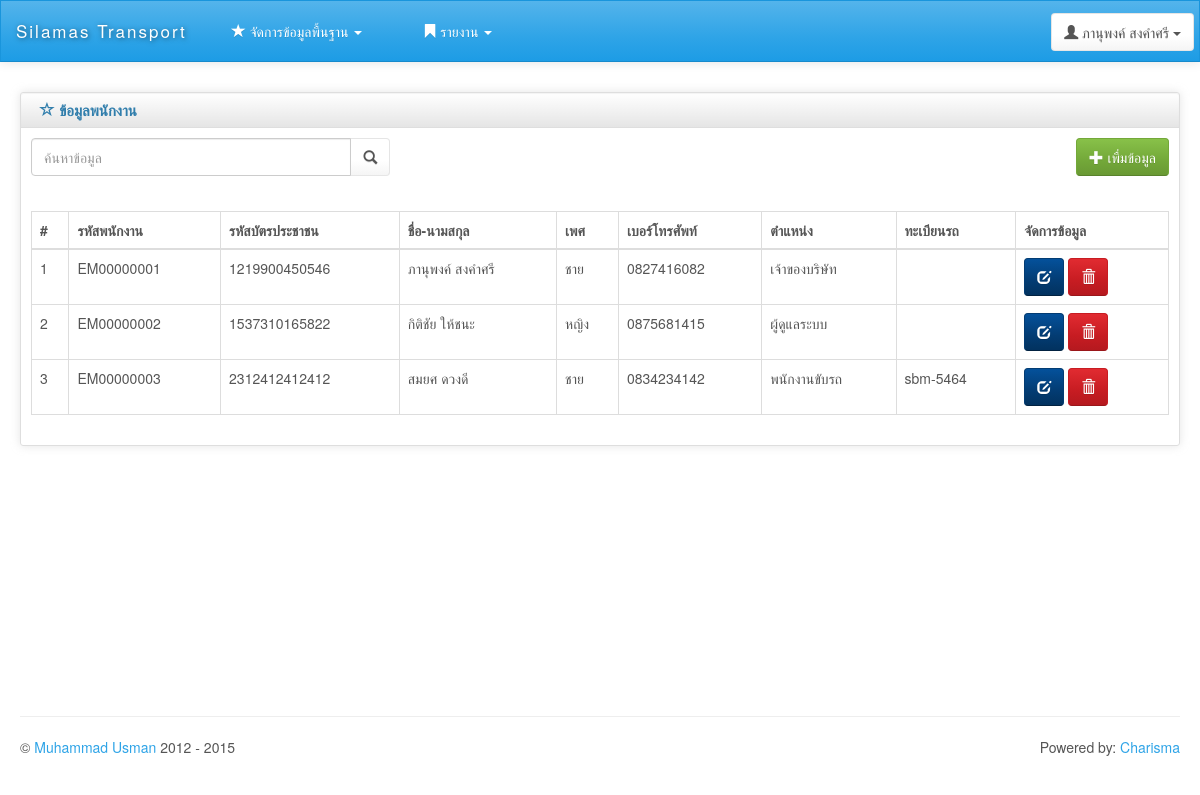
/employee_list.php (signed in), run on an earlier commit of the app's database.
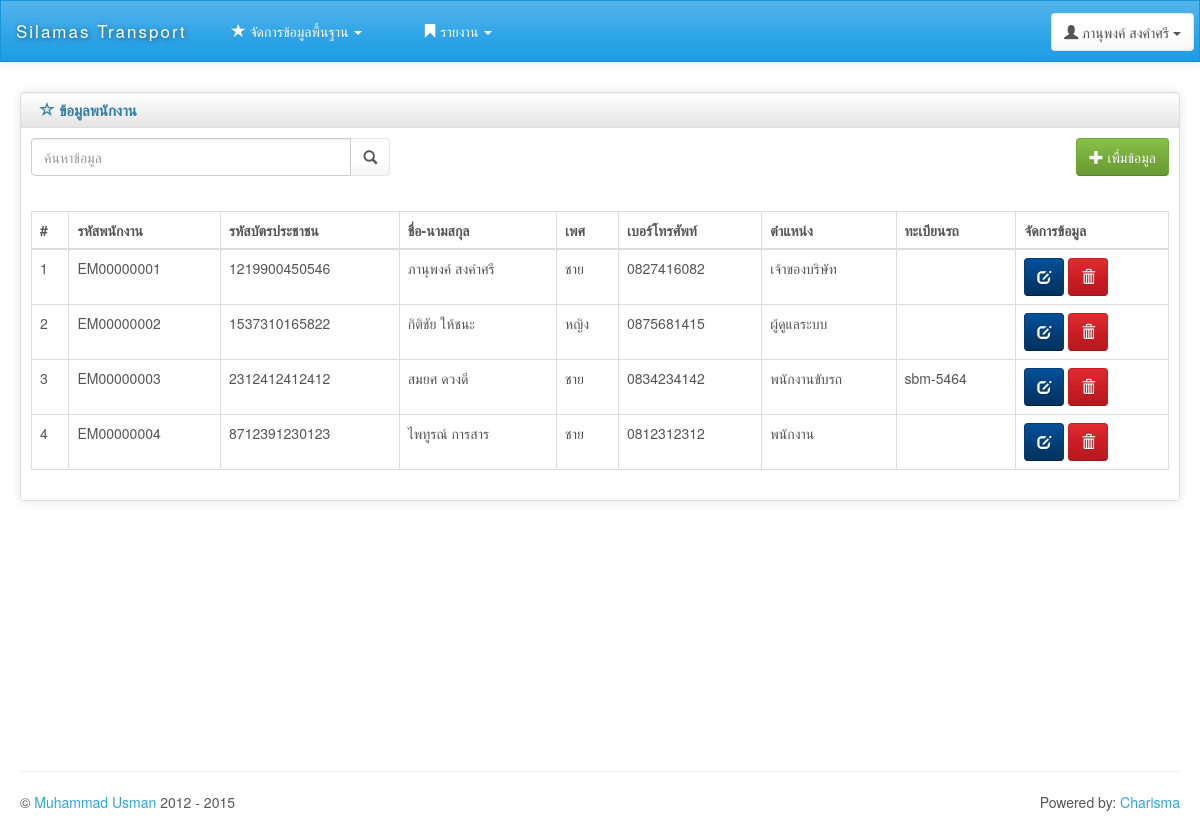
And on a later commit of the database.
### tables this page shows
CREATE TABLE `employee` (
  `Emp_id` char(10) NOT NULL,
  `Emp_card` varchar(13) DEFAULT NULL,
  `Emp_name` varchar(20) DEFAULT NULL,
  `Emp_sex` int(1) DEFAULT NULL,
  `Emp_tel` varchar(10) DEFAULT NULL,
  `Emp_pos` int(1) DEFAULT NULL,
  `Emp_user` varchar(20) DEFAULT NULL,
  `Emp_pass` varchar(10) DEFAULT NULL,
  `Car_id` varchar(10) DEFAULT NULL,
  PRIMARY KEY (`Emp_id`)
);

### employee_list.php (the view)
<?php include "head.php"; ?>
<div class="row">
    <div class="box col-md-12">
        <div class="box-inner">
            <div class="box-header well" data-original-title="">
                <h2><i class="glyphicon glyphicon-star-empty"></i> ข้อมูลพนักงาน</h2>
            </div>
            <div class="box-content">
                <div class="row">
                    <div class="col-md-4">
                        <form name="frmSearch" method="GET">
                            <div class="form-group input-group">
                                <input type="search" name="search" class="form-control" placeholder="ค้นหาข้อมูล">
                                <span class="input-group-btn">
                                    <button class="btn btn-default" type="submit"><span class="glyphicon glyphicon-search"></span></button>
                                </span>
                            </div>
                        </form>
                    </div>
                    <div class="col-md-8">
                        <div class="pull-right">
                            <a class="btn btn-success" href="employee_view.php">
                                <i class="glyphicon glyphicon-plus "></i> เพื่มข้อมูล
                            </a>
                        </div>
                    </div>
                </div><br>
                <div class="row">
                    <div class="col-md-12">
                        <table class="table table-bordered">
                            <thead>
                                <tr>
                                    <th>#</th>
                                    <th>รหัสพนักงาน</th>
                                    <th>รหัสบัตรประชาชน</th>
                                    <th>ชื่อ-นามสกุล</th>
                                    <th>เพศ</th>
                                    <th>เบอร์โทรศัพท์</th>
                                    <th>ตำแหน่ง</th>
                                    <th>ทะเบียนรถ</th>
                                    <th>จัดการข้อมูล</th>
                                </tr>
                            </thead>
                            <tbody>
                                <?php
                                $n = 0;
                                $sql = "select * from Employee where Emp_id like '%".$_GET['search']."%' or Emp_card like '%".$_GET['search']."%' or Emp_name like '%".$_GET['search']."%'  order by Emp_id asc";
                                $query = mysqli_query($connect, $sql);
                                $num = mysqli_num_rows($query);
                                if ($num > 0) {
                                    while ($array = mysqli_fetch_array($query)) {
                                        $n++;
                                        if ($array['Emp_sex'] == "0") {
                                            $sex = "ชาย";
                                        } elseif ($array['Emp_sex'] == "1") {
                                            $sex = "หญิง";
                                        }
                                        if ($array['Emp_pos'] == "0") {
                                            $pos = "เจ้าของบริษัท";
                                        } elseif ($array['Emp_pos'] == "1") {
                                            $pos = "ผู้ดูแลระบบ";
                                        } elseif ($array['Emp_pos'] == "2") {
                                            $pos = "พนักงาน";
                                        } elseif ($array['Emp_pos'] == "3") {
                                            $pos = "พนักงานขับรถ";
                                        } elseif ($array['Emp_pos'] == "4") {
                                            $pos = "พนักงานโอเปอเรเตอร์";
                                        }
                                        ?>
                                        <tr>
                                            <td><?= $n; ?></td>
                                            <td><?= $array['Emp_id'] ?></td>
                                            <td><?= $array['Emp_card'] ?></td>
                                            <td><?= $array['Emp_name'] ?></td>
                                            <td><?= $sex ?></td>
                                            <td><?= $array['Emp_tel'] ?></td>
                                            <td><?= $pos ?></td>
                                            <td><?= $array['Car_id'] ?></td>
                                            <td class="center">
                                                <a class="btn btn-info" href="employee_view.php?mode=edit&id=<?=$array['Emp_id']?>">
                                                    <i class="glyphicon glyphicon-edit"></i>
                                                </a>
                                                <a class="btn btn-danger" href="employee_save?mode=delete&id=<?=$array['Emp_id']?>" onclick="return confirm('คุณต้องการลบข้อมูลนี่ ? ')">
                                                    <i class="glyphicon glyphicon-trash"></i>
                                                </a>
                                            </td>
                                        </tr>
                                        <?php
                                    }
                                } else {
                                    ?>
                                    <tr>
                                        <th style="text-align: center;" colspan="9"> ไม่พบข้อมูล</th>
                                    </tr>
                                    <?php
                                }
                                ?>
                            </tbody>
                        </table>
                    </div>
                </div>
            </div>
        </div>
    </div>
</div>
<?php include "footer.php"; ?>

### head.php (shortened to what this page needs)
<?php
include "config.php";
?>
<!DOCTYPE html>
<html lang="en">
<head>
    <link id="bs-css" href="css/bootstrap-cerulean.min.css" rel="stylesheet">
    <link href="css/charisma-app.css" rel="stylesheet">
    <link href='bower_components/fullcalendar/dist/fullcalendar.css' rel='stylesheet'>
    <link href='bower_components/fullcalendar/dist/fullcalendar.print.css' rel='stylesheet' media='print'>
    <link href='bower_components/chosen/chosen.min.css' rel='stylesheet'>
    <link href='bower_components/colorbox/example3/colorbox.css' rel='stylesheet'>
    <link href='bower_components/responsive-tables/responsive-tables.css' rel='stylesheet'>
    <link href='bower_components/bootstrap-tour/build/css/bootstrap-tour.min.css' rel='stylesheet'>
    <link href='css/jquery.noty.css' rel='stylesheet'>
    <link href='css/noty_theme_default.css' rel='stylesheet'>
    <link href='css/elfinder.min.css' rel='stylesheet'>
    <link href='css/elfinder.theme.css' rel='stylesheet'>
    <link href='css/jquery.iphone.toggle.css' rel='stylesheet'>
    <link href='css/uploadify.css' rel='stylesheet'>
    <link href='css/animate.min.css' rel='stylesheet'>
</head>
    <body>
<?php
$sql_login = "select * from Employee where Emp_id='".$_SESSION['ss_emp_id']."'";
$result_login = mysqli_query($connect, $sql_login);
$login = mysqli_fetch_array($result_login);
?>
<div class="navbar navbar-default" role="navigation">
    <div class="navbar-inner">
        <a class="navbar-brand" href="index.php">
            <span>Silamas Transport</span></a>
        <div class="btn-group pull-right">
            <button class="btn btn-default dropdown-toggle" data-toggle="dropdown">
                <i class="glyphicon glyphicon-user"></i><span class="hidden-sm hidden-xs"> <?=$login['Emp_name']?></span>
                <span class="caret"></span>
            </button>
        </div>
        <?php
        if($login['Emp_pos']=="0" or $login['Emp_pos']=="1" ){?>
        <ul class="collapse navbar-collapse nav navbar-nav top-menu">
            <li class="dropdown">
                <a href="#" data-toggle="dropdown"><i class="glyphicon glyphicon-star"></i> จัดการข้อมูลพื้นฐาน <span
                        class="caret"></span></a>
            </li>
        </ul>
        <?php } ?>
        <?php if($login['Emp_pos']=="0"){?>
        <ul class="collapse navbar-collapse nav navbar-nav top-menu">
            <li class="dropdown">
                <a href="#" data-toggle="dropdown"><i class="glyphicon glyphicon glyphicon-bookmark"></i> รายงาน <span
                        class="caret"></span></a>
            </li>
        </ul>
        <?php } ?>
    </div>
</div>
<div class="ch-container">
    <div class="row">
    <?php
    if($login['Emp_pos']=="2"){
        include "sidebar.php";
        $size="10";
    }else{
        $size="12";
    }
 ?>
    <div id="content" class="col-lg-<?=$size?> col-sm-<?=$size?>">

### footer.php (shortened to what this page needs)
    </div>
</div>
<br>
<br>
<br>
<br>
<br>
<br>
<br>
<br>
<br>
<br>
<br>
<br>
    <hr>
    <footer class="row">
        <p class="col-md-9 col-sm-9 col-xs-12 copyright">&copy; <a href="http://usman.it" target="_blank">Muhammad
                Usman</a> 2012 - 2015</p>
        <p class="col-md-3 col-sm-3 col-xs-12 powered-by">Powered by: <a
                href="http://usman.it/free-responsive-admin-template">Charisma</a></p>
    </footer>
</div>
</body>
</html>

### css/charisma-app.css (style rules this page uses)
.ch-container { padding: 0 15px; }
.box { margin-top: 10px; margin-bottom: 10px; }
.box-inner { border: 1px solid #DEDEDE; border-radius: 3px; -webkit-border-radius: 3px; -moz-border-radius: 3px; box-shadow: 0 0 10px rgba(189, 189, 189, 0.4); -webkit-box-shadow: 0 0 10px rgba(189, 189, 189, 0.4); -moz-box-shadow: 0 0 10px rgba(189, 189, 189, 0.4); }
.box-header { border: none; padding-top: 5px; border-bottom: 1px solid #DEDEDE; border-radius: 3px 3px 0 0; -webkit-border-radius: 3px 3px 0 0; -moz-border-radius: 3px 3px 0 0; height: 35px; min-height: 35px !important; margin-bottom: 0; font-weight: bold; font-size: 16px; background: -moz-linear-gradient(top, rgba(255, 255, 255, 0) 0%, rgba(0, 0, 0, 0.1) 100%); background: -webkit-gradient(linear, left top, left bottom, color-stop(0%, rgba(255, 255, 255, 0)), color-stop(100%, rgba(0, 0, 0, 0.1))); background: -webkit-linear-gradient(top, rgba(255, 255, 255, 0) 0%, rgba(0, 0, 0, 0.1) 100%); background: -o-linear-gradient(top, rgba(255, 255, 255, 0) 0%, rgba(0, 0, 0, 0.1) 100%); background: -ms-linear-gradient(top, rgba(255, 255, 255, 0) 0%, rgba(0, 0, 0, 0.1) 100%); background: linear-gradient(to bottom, rgba(255, 255, 255, 0) 0%, rgba(0, 0, 0, 0.1) 100%); filter: progid:DXImageTransform.Microsoft.gradient(startColorstr='#00ffffff', endColorstr='#1a000000', GradientType=0); }
.box-header h2 { font-size: 15px; width: auto; clear: none; float: left; line-height: 25px; white-space: nowrap; font-weight: bold; margin-top: 0; margin-bottom: 0; }
.box-header h2 > i { margin-top: 1px; }
.box-content { padding: 10px; }
footer { clear: both; }
.navbar-brand { font-family: "Helvetica Neue",Helvetica,Arial,sans-serif; letter-spacing: 2px; text-shadow: 1px 1px 5px rgba(0, 0, 0, 0.5); font-size: 17px; }
.navbar-brand span { float: left; }
.navbar-inner { padding-top: 5px; padding-bottom: 5px; line-height: 30px; height: 60px; }
.navbar-inner .btn-group { margin: 7px 5px 0 5px; }
.pull-right { float: right !important; }
.navbar { border-radius: 0; }
.powered-by { text-align: right; }
@media only screen and (min-width: 980px) { a, button, input[type=submit], input[type=button], .product-img { -webkit-transition: .5s; -moz-transition: .5s; -ms-transition: .5s; -o-transition: .5s; transition: .5s; } }
@media only screen and (min-width: 980px) { .ch-container { padding: 0 20px; } }

### bower_components/responsive-tables/responsive-tables.css (style rules this page uses)
table th { font-weight: bold; }
table td, table th { padding: 9px 10px; text-align: left; }

What changed in the data, as far as the page shows it:
added employee: Emp_id "EM00000004", Emp_card "8712391230123", Emp_name "ไพทูรณ์ การสาร", Emp_sex "ชาย", Emp_tel "0812312312", Emp_pos "พนักงาน"
